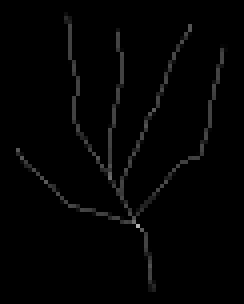
#> input picture tests/hand.png, 61 x 76 px (shown 4 times larger)
$ python pixeltree.py   (Python 2 division)
#> lines starting #> are read from the running program, lines starting #| are printed output that depends on the picture; after the words box and inside, x2 and y2 are one past the last pixel; in counts of white or black regions, pixels touching at a corner belong together
from collections import deque
from os import path
import random

import cv2
import numpy as np

# todo: add target family argument
# todo: add option to expand to all or only sides (e.g. large areas limit to sides)
# todo: can't neighbors be simplified?


def demo():
    image = cv2.imread(path.join('tests', 'hand.png'))
#> image is the input picture: shape (76, 61, 3); min 0, max 179, mean 3.2
    trees, edges = treeify(image, ['on'])


def treeify(image, target_families=None):
    # family map is used everywhere to identify pixels, regions, etc.
    family_map = _make_family_map(image)
    target_families = target_families or np.unique(family_map)
#> target_families = ['on']
    trees = list()
    rows, cols = family_map.shape
#> rows = 76
    remaining_points = set((r, c) for r in range(rows) for c in range(cols)
                           if family_map[r, c] in target_families)
#> remaining_points = 296 items
    edges = np.empty_like(family_map, dtype=object)
    edges.flat = [set() for _ in edges.flat]
    # continue until all regions within the graph are handled
    while remaining_points:
        # grow a tree from any remaining point until complete
        start_p = remaining_points.pop()
        # todo: should be refactored from here into _full_tree or similar
        family = family_map[start_p]
        tree = {'family': family,
                'any_point': start_p}
        trees.append(tree)
        q = list()
        q.append((None, start_p))
        while q:
            # pushright + popleft --> breadth first expansion
            # random within left part of q - roughly BFS with less pattern
            source, p = q.pop(random.randrange(0, max(1, len(q)//2)))
            try:
                remaining_points.remove(p)
            except KeyError:
                pass  # tree start point is always already gone
            # send qualifying neighbors for expansion
            q_points = tuple(qp for sp, qp in q)
            expansion_points = [n for n in _neighbors(p, 'all', family_map)
                                if all((n != source,
                                        n in remaining_points,
                                        n not in q_points,
                                        family_map[n] == family))]
            expansion_pairs = [(p, n) for n in expansion_points]
            q.extend(expansion_pairs)
            # document all edges for this point
            if source is None:
                all_connections = list(expansion_points)
            else:
                all_connections = expansion_points + [source]
            edges[p].update(all_connections)
#> this loop made 1 pass
#> (family, tree) on pass 1: ('on', {'family': 'on', 'any_point': (38, 23)})

    # prune all but "best" branches within an area
    # work on each tree
    for tree in trees:
        # todo: should be refactored from here to _simplify_tree() or similar
        family = tree['family']
        # root graph at one end of the longest path in the graph
        distant_point = _most_distant_node(tree['any_point'], edges)
        # for choosing best paths: document the height of every pixel
        heights = _heights(distant_point, edges)
        remaining_leaves = set(_leaves(distant_point, edges))
        # repeatedly look for a leaf and decide to keep it or prune its branch
        # stop when no leaves are pruned
        while remaining_leaves:
            leaf = remaining_leaves.pop()
            # identify any degenerate path to next branching pixel
            # this path is ignored when testing for nearby branches
            ignore = set(_identify_degenerate_branch(leaf, edges))
            # BFS expansion to find nearby other branches
            expansion_q = deque()
            expansion_q.append(leaf)
            while expansion_q:
                p = expansion_q.popleft()  # pushright + popleft for BFS
                ignore.add(p)

# todo: this debug shows each step of prune testing
                # debug_draw_vectors(family_map,edges, tuple(), ignore, leaf)

                # decide what to do with each neighbor
                for n in _neighbors(p, 'sides', family_map):
                    if n in ignore:
                        continue  # already decided to ignore this point
                    elif n in expansion_q:
                        continue  # already slated for expansion testing
                    elif family_map[n] != family:
                        ignore.add(n)  # ignore other families
                        continue
                    elif len(edges[n]) == 0:
                        expansion_q.append(n)  # expand into empty spaces
                    elif _disqualified(leaf, n, edges, heights):

# todo: this debug shows the final result of each pruning
                        # debug_draw_vectors(family_map,edges, tuple(), ignore, distant_point)

                        _prune_branch_of_leaf(leaf, edges, heights)
                        expansion_q.clear()  # this leaf is done. stop looking
                        break
                    else:
                        expansion_q.append(n)
#> this loop made 1 pass
#> tree on pass 1: {'family': 'on', 'any_point': (38, 23)}

# todo: this debug shows the final result of the whole process
    debug_draw_vectors(family_map, edges, tuple(), tuple())

    return trees, edges


def _disqualified(leaf, compare_point, edges, heights):
    """Return True if compare point is "better" than leaf as a major path."""
    if not _is_leaf(leaf, edges):
        raise ValueError('{} does not seem to be a leaf'.format(leaf))
    if heights[compare_point] >= heights[leaf]:
        return True
    return False


def _make_family_map(image):
    """Return an ndarray with keys identifying family of each point in image."""
    rows, cols = image.shape[0:2]  # ignore channels if any
    family_map = np.ndarray((rows, cols), dtype=object)
    all_points = ((r, c) for r in range(rows) for c in range(cols))
    for p in all_points:
        family_map[p] = _identify_family(p, image)
    return family_map


# todo: replace this with whatever you want to break up image into regions
def _identify_family(point, image):
    """Return a key identifying the family of point within image.

    This can be replaced with any kind of neighbor-independent identification
    and any number of families.
    """
    maximum_off_intensity = 0
    if np.mean(image[point]) <= maximum_off_intensity:
        return 'off'
    else:
        return 'on'


def _make_incoming_map(image):
    rows, cols = image.shape[0:2]  # ignore channels if any
    incoming_map = np.ndarray((rows, cols), dtype=object)
    incoming_map.fill(None)
    return incoming_map


def _neighbors(center, which_neighbors, image, include_oob=False):
    """Return all the neighboring points of center.

    Arguments:
    which_neighbors: 'all', 'sides', or 'corners'
    image: anything that implements shape with rows, cols as first two items
    include_oob: include out of bounds points in result or not
    """
    # confirm valid point (fails with Value Error if invalid)
    _is_out_of_bounds(center, image)
    # identify horizontal and vertical rails
    row, col = center
    t, vmid, b = row-1, row, row+1
    l, hmid, r = col-1, col, col+1
    # build the neighbor coordinates
    topleft, top, topright = (t, l), (t, hmid), (t, r)
    left, right = (vmid, l), (vmid, r)
    botleft, bot, botright = (b, l), (b, hmid), (b, r)
    # build the right set
    if which_neighbors == 'sides':
        with_ob_set = top, right, bot, left
    elif which_neighbors == 'corners':
        with_ob_set = topleft, topright, botright, botleft
    elif which_neighbors == 'all':
        with_ob_set = (topleft, top, topright,
                       right, botright, bot, botleft, left)
    else:
        raise ValueError('Unknown which_neighbors switch: ' + which_neighbors)
    # build the final set (no real need to generate)
    final_neighbors = list()
    for neighbor_point in with_ob_set:
        try:
            oob = _is_out_of_bounds(neighbor_point, image)  # error --> ValueErr
        except ValueError:
            continue  # this neighbor is outside the valid out of bounds area
        if include_oob or (not oob):
            final_neighbors.append(neighbor_point)
    return final_neighbors


def _is_out_of_bounds(point, image):
    """Return True if the point is on the valid 1-point border around image."""
    r, c = point
    r_min, r_max = 0, image.shape[0]-1
    c_min, c_max = 0, image.shape[1]-1
    # confirm it is outside the image shape
    if any((r < r_min,
            r > r_max,
            c < c_min,
            c > c_max)):
        # it is outside the image shape. confirm it is not too far outside
        if any((r < r_min-1,
                r > r_max+1,
                c < c_min-1,
                c > c_max+1)):
            raise ValueError('Out of bounds but beyond 1-point valid border.')
        else:
            return True
    # by default it is in-bounds
    return False


def _traverse_tree(root, edges):
    q = deque()
    q.append((None, root, 0))  # start depth zero
    while q:
        parent, point, depth = q.pop()
        q.extend((point, n, depth+1) for n in edges[point] if n != parent)
        yield point, depth, parent


def _leaves(root, edges):
    for p, depth, _ in _traverse_tree(root, edges):
        if p == root:
            continue  # skip the root
        if _is_leaf(p, edges):
            yield p


def _is_leaf(node, edges):
    return len(edges[node]) <= 1


def _heights(root, edges):
    bottom_up_nodes = reversed(list(_traverse_tree(root, edges)))
    heights = dict()
    for point, depth, parent in bottom_up_nodes:
        # set subtree depth 0 for leaves
        if _is_leaf(point, edges):
            heights[point] = 0
        # ignore the root
        if parent is None:
            continue
        # set/reset/ignore parent
        current_height = heights[point]
        heights[parent] = max(1+current_height,
                              heights.get(parent, 0))
    return heights


def _most_distant_node(start_p, edges):
    max_depth_node, max_depth = start_p, 0
    for p, depth, _ in _traverse_tree(start_p, edges):
        if (max_depth is None) or (depth > max_depth):
            max_depth_node, max_depth = p, depth
    return max_depth_node


def _prune_branch_of_leaf(leaf, edges, depths):
    if not _is_leaf(leaf, edges):
        raise ValueError('{} does not seem to be a leaf'.format(leaf))
    degenerate_points = _identify_degenerate_branch(leaf, edges)
    # clear neighbors of references to this branch
    ends = degenerate_points[0], degenerate_points[-1]
    for end in ends:
        for n in edges[end]:
            try:
                edges[n].remove(end)
            except KeyError:
                pass
    # then clear all connections and depths for this branch
    for p in degenerate_points:
        edges[p].clear()
        depths[p] = 0


def _identify_degenerate_branch(leaf, edges):
    if not _is_leaf(leaf, edges):
        raise ValueError('{} does not seem to be a leaf'.format(leaf))
    degenerate_branch = [leaf]
    try:
        parent, point = leaf, next(iter(edges[leaf]))  # take the first step
    except StopIteration:
        # the leaf is actually just a point. still qualifies as d.branch
        return degenerate_branch
    else:
        # it wasn't just an isolated point leaf so look for the branch
        while len(edges[point]) in (1, 2):  # 2-->path; 1-->whole tree is degen.
            degenerate_branch.append(point)
            try:
                a, b = edges[point]
            except ValueError:
                break  # the whole tree is degenerate. return it as is
            old_point = point
            point = a if a != parent else b
            parent = old_point
    return degenerate_branch


def debug_draw_vectors(family_map, edges, remaining_points,
                       other_points=None, target_point=None):
#> called with family_map = array of shape (76, 61), edges = array of shape (76, 61), remaining_points = (), other_points = ()
    other_points = other_points or tuple()
    # common parts
    rows, cols = family_map.shape
    side = 13
    side_center = side//2
    assert side % 2  # must be odd
    resizer = lambda a: np.repeat(np.repeat(a, side, axis=0), side, axis=1)
    center_p_cv = lambda p: (side*p[1] + side_center,
                             side*p[0] + side_center)
    # map bases
    dark_gray = (100, 100, 100)
    image = np.zeros((rows, cols, 3), dtype=np.uint8)
    on_family_map = family_map == 'on'
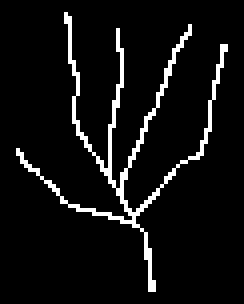
#> on_family_map: shape (76, 61) bool (shown 4 times larger); 6.4% white in thin lines or dots, all inside (x1, y1, x2, y2) = (4, 3, 57, 73)
    off_family_map = family_map == 'off'
    handled_map = np.empty_like(family_map)
    handled_map.fill(True)
    handled_map[zip(*remaining_points)] = False
    # family base color
    on_family_points = np.nonzero(on_family_map)
    image[on_family_points] = dark_gray
    # all handled points
    dark_green = (25, 100, 25)
    dark_red = (25, 25, 100)
    image[np.where(np.logical_and(handled_map, on_family_map))] = dark_green
    image[np.where(np.logical_and(handled_map, off_family_map))] = dark_red
    # all "other" points of interest
    yellow = (0, 255, 255)
    image[zip(*other_points)] = yellow
    # specific target point
    blue = (255, 0, 0)
    if target_point:
        image[target_point] = blue
    # scale up and start making detailed additions
    image_v = resizer(image)
    # connectors
    green = (0, 255, 0)
    red = (0, 0, 255)
    completed_edges = set()
    all_p = ((r, c) for r in range(rows) for c in range(cols))
    for center_p in all_p:
        for connected_point in edges[center_p]:
            edge_pair = tuple(sorted((center_p, connected_point)))
            if edge_pair in completed_edges:
                continue
            completed_edges.add(edge_pair)
            color = green if family_map[center_p] == 'on' else red
            cv2.line(image_v, center_p_cv(connected_point),
                     center_p_cv(center_p), color)
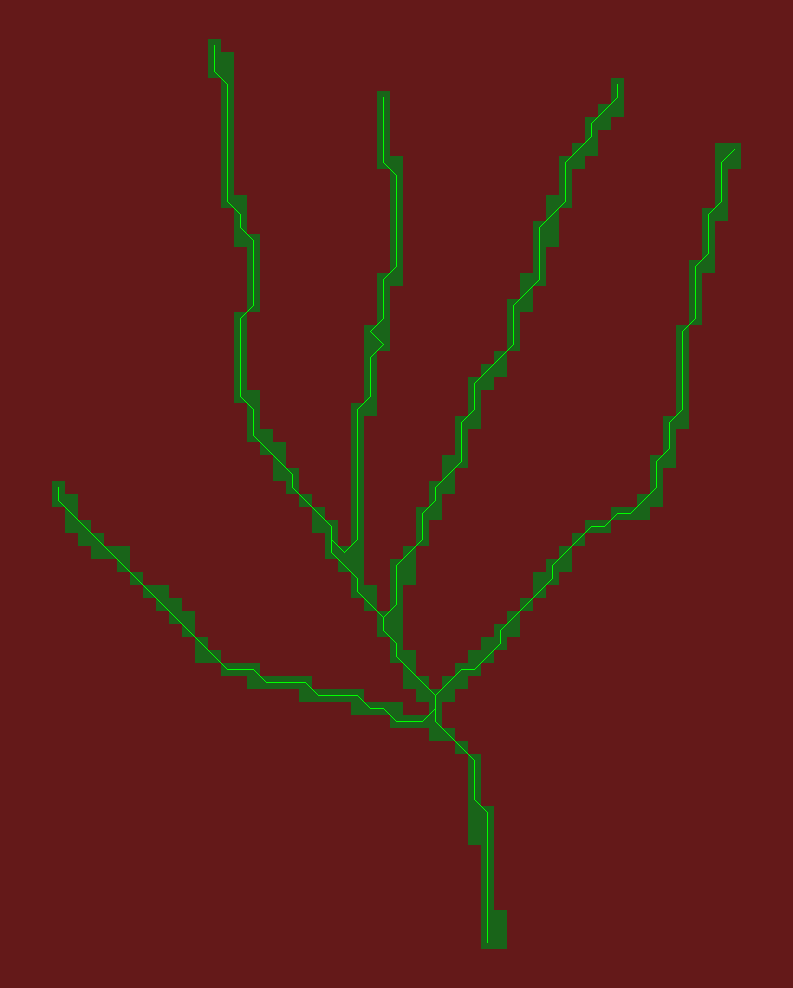
#> image_v: shape (988, 793, 3); mean of channels 0, 1, 2 24.9, 30.4, 95.1; drawn as B, G, R
    # scale to useful size
    image_v_h, image_v_w = image_v.shape[0:2]
    h_limit, w_limit = 600, 1000
    ratio_center = float(h_limit) / w_limit
    ratio = float(image_v_h) / image_v_w
    if ratio > ratio_center:
        # height is the limiting factor
        target_h, target_w = h_limit, int(round(h_limit / ratio))
    else:
        target_h, target_w = int(round(w_limit * ratio)), w_limit
    image_v_scaled = cv2.resize(image_v, (target_w, target_h),
                                interpolation=cv2.INTER_AREA)
    cv2.imshow('asdf', image_v_scaled)
    cv2.waitKey(0)


if __name__ == '__main__':
    # import cProfile
    # r = cProfile.run('demo()')
    demo()
